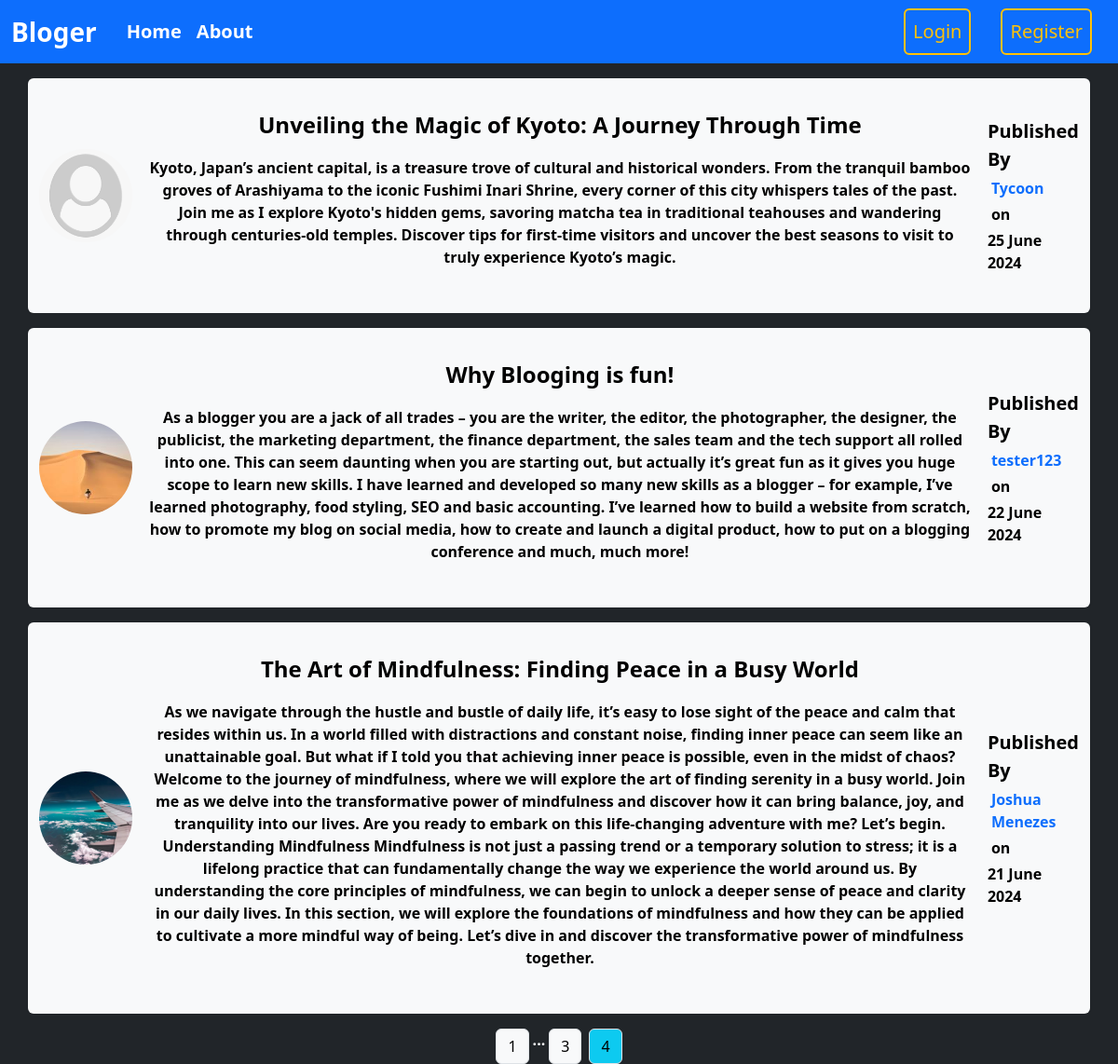
/home?page=4, run on the app's committed database.
### package/models.py (models this page shows, shortened)
class Post(db.Model):
    id = db.Column(db.Integer, primary_key=True)
    title = db.Column(db.String(100), nullable=False)
    date_posted = db.Column(db.DateTime, nullable=False, default = datetime.utcnow)
    content = db.Column(db.Text, nullable=False)
    user_id = db.Column(db.Integer, db.ForeignKey("user.id"), nullable=False)

class User(db.Model, UserMixin):
    id = db.Column(db.Integer, primary_key=True)
    username = db.Column(db.String(20), unique=True, nullable=False)
    email = db.Column(db.String(120), unique=True, nullable=False)
    image = db.Column(db.String(20), nullable=False, default="default.jpg")
    password = db.Column(db.String(60), nullable=False)
    posts = db.relationship("Post", backref="author", lazy=True)

### package/main/routes.py (the view)
@main.route("/")
@main.route("/home")
def home():
    pg = request.args.get("page", 1, type=int)
    posts = Post.query.order_by(Post.date_posted.desc()).paginate(per_page=3, page=pg)
    return render_template("home.html", posts=posts)

### package/templates/home.html
{% extends 'layouts.html' %}
{% block content %}
  {% for post in posts.items %}
    <div class="container bg-light rounded text-black d-flex py-3 justify-content-center my-3 flex-md-row flex-column">
      <div class="d-flex align-items-center justify-content-center">
        <img class="rounded-circle" src="{{ url_for('static', filename='profile_pics/' + post.author.image) }}" style="width: 100px;  height: 100px;" />
      </div>
      <div class="flex-fill text-center mx-3 py-3">
        <a class="title fs-4 text-decoration-none text-black" href="{{ url_for('posts.post', id=post.id) }}">{{ post.title }}</a>
        <p class="mt-3">{{ post.content }}</p>
      </div>
      <div class="d-flex flex-md-column justify-content-center flex-wrap">
        <p class="bold fw-4 fs-5 m-0">Published By</p>
        <a href="{{url_for("users.user_post", username=post.author.username)}}" class="text-decoration-none mx-1 pt-1">{{ post.author.username }}</a>
        <p class="m-0 pt-1 mx-1">on</p>
        <p class="pt-1 m-0">{{ post.date_posted.strftime('%d %B %Y') }}</p>
      </div>
    </div>
  {% endfor %}
  <div class="d-flex justify-content-center">
    {% for page in posts.iter_pages(left_edge=1, right_edge=1, left_current=1, right_current=2) %}
      {% if page %}
        {% if posts.page == page %}
          <a href="{{ url_for('main.home', page=page) }}" class="btn btn-info border boder-1 mx-1">{{ page }}</a>
        {% else %}
          <a href="{{ url_for('main.home', page=page) }}" class="btn btn-light border boder-1 mx-1">{{ page }}</a>
        {% endif %}
      {% else %}
        ...
      {% endif %}
    {% endfor %}
  </div>
{% endblock %}

### package/templates/layouts.html (shortened to what this page needs)
<!DOCTYPE html>
<html lang="en">
  <head>
    <link href="https://cdn.jsdelivr.net/npm/bootstrap@5.3.3/dist/css/bootstrap.min.css" rel="stylesheet" />
    <link rel="stylesheet" type="text/css" href="{{ url_for('static', filename='main.css') }}" />
  </head>
  <body>
    <header>
      <div class="container-fluid p-0 m-0 fw-semibold bg-dark text-light" style="min-height: 100vh;">
        <nav class="navbar navbar-expand-lg bg-primary navbar-dark sticky-top">
          <div class="container-fluid">
            <a class="navbar-brand fs-3 me-4" href="{{ url_for('main.home') }}">Bloger</a>
            <div class="collapse navbar-collapse fs-5" id="navbarSupportedContent">
              <ul class="navbar-nav me-auto mb-2 mb-lg-0">
                <li class="nav-item mw-5">
                  <a class="nav-link active" aria-current="page" href="{{ url_for('main.home') }}">Home</a>
                </li>
                <li class="nav-item mw-3">
                  <a class="nav-link active" href="{{ url_for('main.about') }}">About</a>
                </li>
              </ul>
              <div class="navbar-nav">
                {% if current_user.is_authenticated %}
                  <a class="btn nav-item nav-link   active " href="{{ url_for('posts.new_post') }}">New Blog</a>
                  <a class="btn nav-item nav-link mx-3  active " href="{{ url_for('users.account') }}">Account</a>
                  <a class="btn nav-item nav-link mx-3 border border-warning rounded active border-2 text-warning fw-normal" href="{{ url_for('users.logout') }}">Logout</a>
                {% else %}
                  <a class="btn nav-item nav-link mx-3 border border-warning rounded active border-2 text-warning fw-normal" href="{{ url_for('users.login') }}">Login</a>
                  <a class="btn nav-item nav-link mx-3 border border-warning rounded active border-2 text-warning fw-normal" href="{{ url_for('users.register') }}">Register</a>
                {% endif %}
              </div>
            </div>
          </div>
        </nav>
        <div class="mt-3 mx-2">
          {% block content %}
          {% endblock %}
        </div>
      </div>
    </header>
  </body>
</html>

### package/static/main.css (style rules this page uses)
body { margin: 0; padding: 0px 0px; height: 100vh; }

### data on the page
Post: image (placeholder picture), title "Unveiling the Magic of Kyoto: A Journey Through Time", content "Kyoto, Japan’s ancient capital, is a treasure trove of cultural and historical wonders. From the tranquil bamboo groves of Arashiyama to the iconic Fushimi Inari Shrine, every corner of this city whispers tales of the past. Join me as I explore Kyoto's hidden gems, savoring matcha tea in traditional teahouses and wandering through centuries-old temples. Discover tips for first-time visitors and uncover the best seasons to visit to truly experience Kyoto’s magic.", author.username "Tycoon", date_posted "25 June 2024"
Post: image (picture), title "Why Blooging is fun!", content "As a blogger you are a jack of all trades – you are the writer, the editor, the photographer, the designer, the publicist, the marketing department, the finance department, the sales team and the tech support all rolled into one. This can seem daunting when you are starting out, but actually it’s great fun as it gives you huge scope to learn new skills. I have learned and developed so many new skills as a blogger – for example, I’ve learned photography, food styling, SEO and basic accounting. I’ve learned how to build a website from scratch, how to promote my blog on social media, how to create and launch a digital product, how to put on a blogging conference and much, much more!", author.username "tester123", date_posted "22 June 2024"
Post: image (picture), title "The Art of Mindfulness: Finding Peace in a Busy World", content "As we navigate through the hustle and bustle of daily life, it’s easy to lose sight of the peace and calm that resides within us. In a world filled with distractions and constant noise, finding inner peace can seem like an unattainable goal. But what if I told you that achieving inner peace is possible, even in the midst of chaos? Welcome to the journey of mindfulness, where we will explore the art of finding serenity in a busy world. Join me as we delve into the transformative power of mindfulness and discover how it can bring balance, joy, and tranquility into our lives. Are you ready to embark on this life-changing adventure with me? Let’s begin. Understanding Mindfulness Mindfulness is…", author.username "Joshua Menezes", date_posted "21 June 2024"

### other printed values
{{ page }} "1" "3"
{{ page }} "4"
